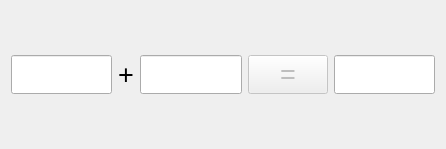
<?xml version="1.0" encoding="UTF-8"?>
<ui version="4.0">
 <class>CalculatorDialog</class>
 <widget class="QDialog" name="CalculatorDialog">
  <property name="geometry">
   <rect>
    <x>0</x>
    <y>0</y>
    <width>446</width>
    <height>149</height>
   </rect>
  </property>
  <property name="font">
   <font>
    <pointsize>20</pointsize>
   </font>
  </property>
  <property name="windowTitle">
   <string>计算器</string>
  </property>
  <layout class="QHBoxLayout" name="horizontalLayout">
   <item>
    <widget class="QLineEdit" name="m_editX">
     <property name="alignment">
      <set>Qt::AlignRight|Qt::AlignTrailing|Qt::AlignVCenter</set>
     </property>
    </widget>
   </item>
   <item>
    <widget class="QLabel" name="m_label">
     <property name="text">
      <string>+</string>
     </property>
    </widget>
   </item>
   <item>
    <widget class="QLineEdit" name="m_editY">
     <property name="alignment">
      <set>Qt::AlignRight|Qt::AlignTrailing|Qt::AlignVCenter</set>
     </property>
    </widget>
   </item>
   <item>
    <widget class="QPushButton" name="m_button">
     <property name="enabled">
      <bool>false</bool>
     </property>
     <property name="text">
      <string>=</string>
     </property>
    </widget>
   </item>
   <item>
    <widget class="QLineEdit" name="m_editZ">
     <property name="alignment">
      <set>Qt::AlignRight|Qt::AlignTrailing|Qt::AlignVCenter</set>
     </property>
     <property name="readOnly">
      <bool>true</bool>
     </property>
    </widget>
   </item>
  </layout>
 </widget>
 <layoutdefault spacing="6" margin="11"/>
 <resources/>
 <connections/>
</ui>
